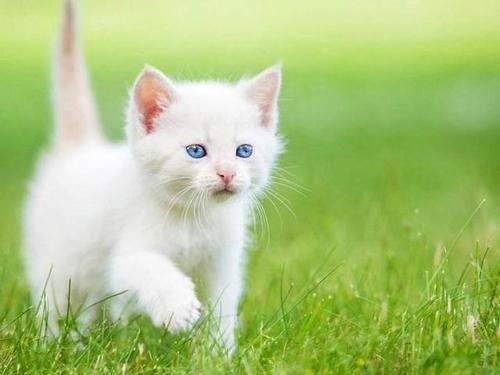
#> input picture Lecture_1/cat.jpg, 500 x 375 px
$ python L1_mosaic.py
#> lines starting #> are read from the running program, lines starting #| are printed output that depends on the picture
import numpy as np
import matplotlib.pyplot as plt

python = plt.imread("./cat.jpg")
#> python is the input picture: shape (375, 500, 3); mean R, G, B 171.6, 196.9, 124.4

python_2 = python[::20, ::20]  # 每隔20个像素取一个像素
plt.imshow(python_2)

plt.savefig("cat_mosiac.jpg")
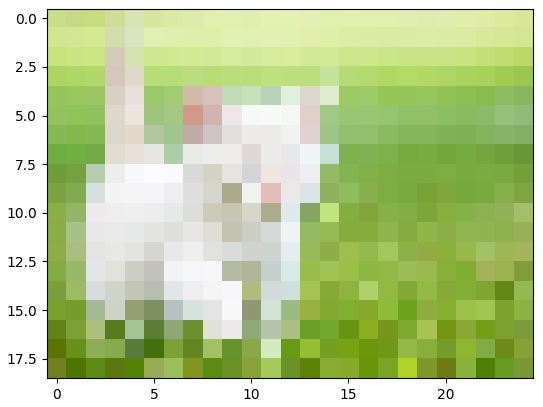
#> figure drawn by matplotlib, 1 panel
